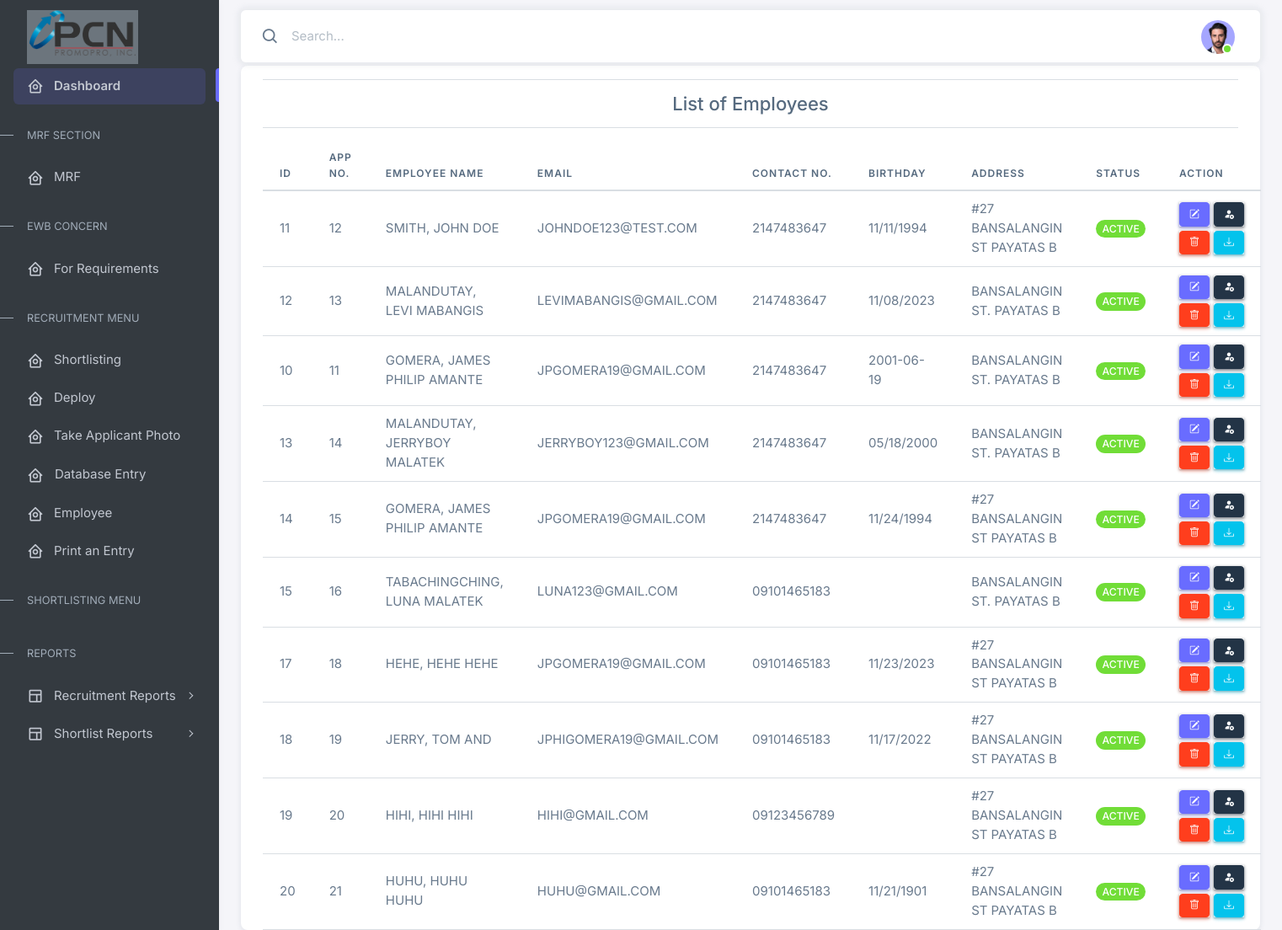
The app's page /recruitment/views/employees.php (signed in), older data.
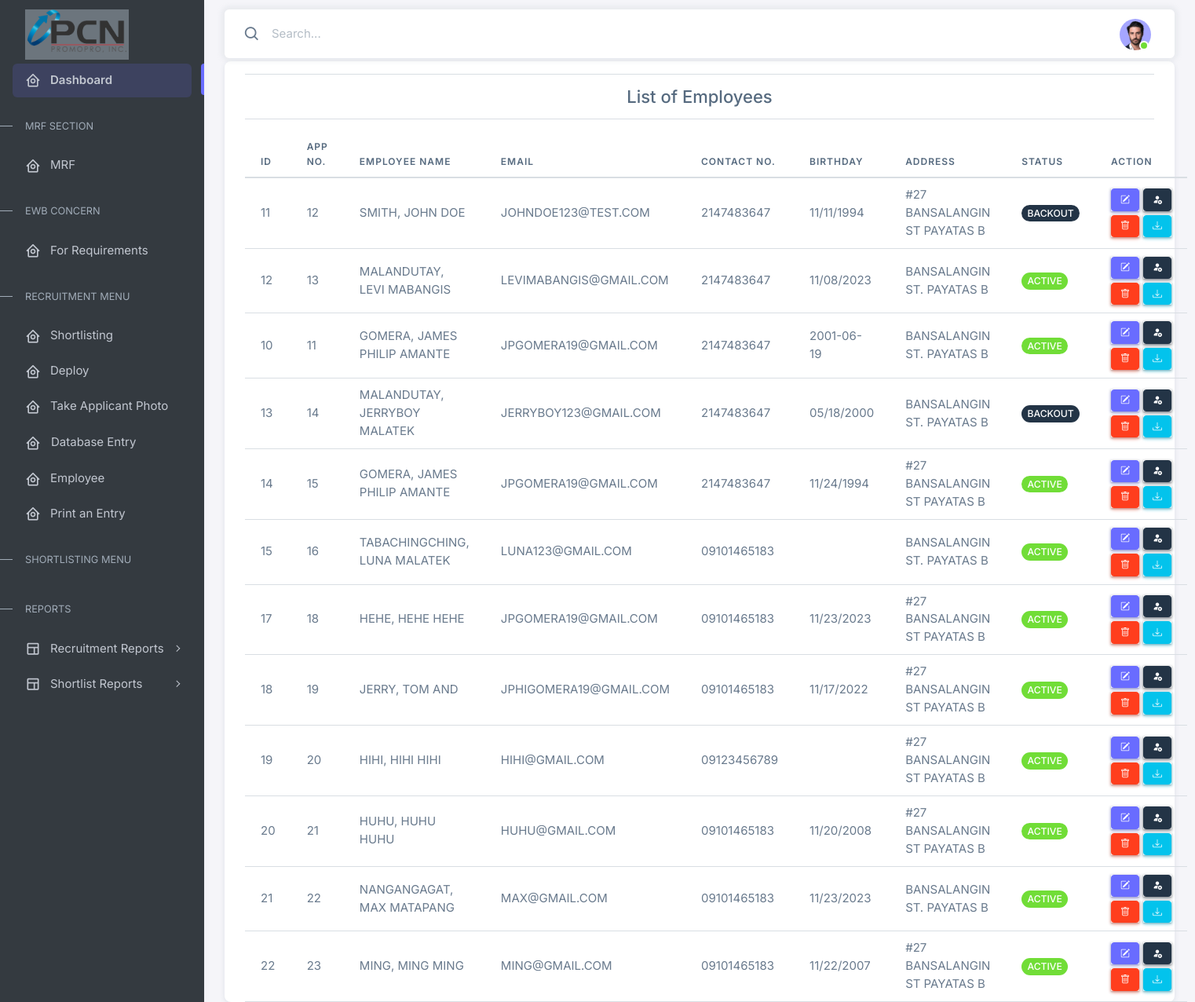
The same page, newer data.
### tables this page shows
CREATE TABLE `employees` (
  `id` int(11) NOT NULL,
  `tracking` varchar(255) NOT NULL,
  `photopath` varchar(255) NOT NULL,
  `dapplied` varchar(255) NOT NULL,
  `app_id` int(11) NOT NULL,
  `appno` varchar(255) NOT NULL,
  `source` varchar(255) NOT NULL,
  `lastnameko` varchar(255) NOT NULL,
  `firstnameko` varchar(255) NOT NULL,
  `mnko` varchar(255) NOT NULL,
  `extnname` varchar(255) NOT NULL,
  `maiden_name` varchar(255) NOT NULL,
  `paddress` varchar(255) NOT NULL,
  `cityn` varchar(255) NOT NULL,
  `regionn` varchar(255) NOT NULL,
  `peraddress` varchar(255) NOT NULL,
  `birthday` varchar(255) NOT NULL,
  `age` varchar(255) NOT NULL,
  `gendern` varchar(255) NOT NULL,
  `civiln` varchar(255) NOT NULL,
  `cpnum` varchar(255) NOT NULL,
  `landline` varchar(255) NOT NULL,
  `emailadd` varchar(255) NOT NULL,
  `despo` varchar(255) NOT NULL,
  `classn` varchar(255) NOT NULL,
  `idenn` varchar(255) NOT NULL,
  `sssnum` varchar(255) NOT NULL,
  `pagibignum` varchar(255) NOT NULL,
  `phnum` varchar(255) NOT NULL,
  `tinnum` varchar(255) NOT NULL,
  `policed` varchar(255) NOT NULL,
  `brgyd` varchar(255) NOT NULL,
  `nbid` varchar(255) NOT NULL,
  `psa` varchar(255) NOT NULL,
  `remarks` varchar(255) NOT NULL,
  `actionpoint` varchar(255) NOT NULL DEFAULT 'ACTIVE',
  `reasonofaction` varchar(255) NOT NULL,
  `dateofaction` varchar(255) NOT NULL,
  `ewbdeploy` varchar(255) NOT NULL,
  `ewbdate` varchar(255) NOT NULL,
  `ewb_status` varchar(255) NOT NULL,
  `ewb_reason` varchar(3000) NOT NULL,
  `recruitment_reason` varchar(3000) NOT NULL,
  `ewb_date_declined` varchar(255) NOT NULL,
  `e_person` varchar(255) NOT NULL,
  `e_address` varchar(255) NOT NULL,
  `e_number` varchar(255) NOT NULL,
  `ter_date` varchar(255) NOT NULL,
  `ter_person` varchar(255) NOT NULL,
  `res_date` text NOT NULL,
  `res_person` varchar(255) NOT NULL,
  `end_con` varchar(255) NOT NULL,
  `ter_reason` varchar(255) NOT NULL,
  `unter_reason` varchar(255) NOT NULL,
  `res_reason` varchar(255) NOT NULL,
  `retrench_date` varchar(255) NOT NULL,
  `retrench_reason` varchar(255) NOT NULL,
  `retrench_personel` varchar(255) NOT NULL,
  `created_by` varchar(255) NOT NULL,
  `ewb_verified_by` varchar(255) NOT NULL,
  `is_deleted` int(11) NOT NULL DEFAULT '0'
);

### recruitment/views/employees.php (the view, shortened to what this page needs)
<?php
include '../../connect.php';
if (isset($_SESSION['username'], $_SESSION['password'])) {
?>
    <!DOCTYPE html>
    <html lang="en">
    <head>
        <?php include '../components/header.php'; ?>
    </head>
    <body>
        <div class="layout-wrapper layout-content-navbar">
            <div class="layout-container">
                <?php include '../components/sidebar.php'; ?>
                <div class="layout-page">
                    <?php include '../components/navbar.php'; ?>
                    <div class="content-wrapper mt-1">
                        <div class="container">
                            <div class="card">
                                <div class="container">
                                    <hr>
                                    <div class="title justify-content-center align-items-center mx-auto text-center">
                                        <h4 class="fs-4">
                                            List of Employees
                                        </h4>
                                    </div>
                                    <hr>
                                    <table id="example" class="table" style="width: 100%;">
                                        <thead>
                                            <tr>
                                                <th>ID</th>
                                                <th>App No. </th>
                                                <th>Employee Name </th>
                                                <th>Email </th>
                                                <th>Contact No.</th>
                                                <th>Birthday </th>
                                                <th>Address </th>
                                                <th>Status </th>
                                                <th>Action </th>
                                            </tr>
                                        </thead>
                                        <tbody>
                                            <?php
                                            $resultx = mysqli_query($link, "SELECT * FROM employees WHERE actionpoint <> 'BLACKLISTED' AND actionpoint <> 'REJECTED' AND actionpoint <> 'CANCELED' AND is_deleted <> '1'");
                                            while ($rowx = mysqli_fetch_assoc($resultx)) { ?>
                                                <tr>
                                                    <td> <?php echo $rowx['id'] ?> </td>
                                                    <td> <?php echo $rowx['appno'] ?> </td>
                                                    <td> <?php echo $rowx['lastnameko'] . ", " . $rowx['firstnameko'] . " " . $rowx['mnko'] ?> </td>
                                                    <td> <?php echo $rowx['emailadd'] ?> </td>
                                                    <td> <?php echo $rowx['cpnum'] ?> </td>
                                                    <td> <?php echo $rowx['birthday'] ?> </td>
                                                    <td> <?php echo $rowx['paddress'] ?> </td>
                                                    <td>
                                                        <?php
                                                            if($rowx['actionpoint'] === "ACTIVE"){
                                                        ?>
                                                        <span class="badge bg-success rounded-pill text-white text-center">
                                                            <?php echo $rowx['actionpoint']; ?>
                                                        </span>
                                                        <?php } else{?>
                                                            <span class="badge bg-dark rounded-pill text-white text-center">
                                                            <?php echo $rowx['actionpoint']; ?>
                                                        </span>
                                                        <?php }?>
                                                    </td>
                                                    <td>
                                                        <div class="contain">
                                                            <div class="columns">
                                                                <a href="update_applicants.php?id=<?php echo $rowx['id'] ?>" name="Editbtn" class="btn btn-sm btn-primary" data-bs-toggle="tooltip" data-bs-placement="top" data-bs-title="Edit Applicant">
                                                                    <i class="bi bi-pencil-square"></i>
                                                                </a>
                                                            </div>
                                                            <div class="columns">
                                                                <button type="button" name="blackbtn" class="btn btn-sm btn-dark blackbtn" data-bs-toggle="tooltip" data-bs-placement="top" data-bs-title="Blacklist">
                                                                    <i class="bi bi-person-fill-x"></i>
                                                                </button>
                                                            </div>
                                                            <div class="columns">
                                                                <button type="button" name="deletebtn" class="btn btn-sm btn-danger deletebtn" data-bs-toggle="tooltip" data-bs-placement="top" data-bs-title="Delete Applicant">
                                                                    <i class="bi bi-trash"></i>
                                                                </button>
                                                            </div>
                                                            <div class="columns">
                                                                <a href="export_applicant.php?id=<?php echo $rowx['id'] ?>" name="downloadinfobtn" class="btn btn-sm btn-info downloadinfobtn" data-bs-toggle="tooltip" data-bs-placement="top" data-bs-title="Download Applicant Information">
                                                                    <i class="bi bi-download"></i>
                                                                </a>
                                                            </div>
                                                        </div>
                                                    </td>
                                                </tr>
                                            <?php }
                                            ?>
                                        </tbody>
                                    </table>
                                </div>
                            </div>
                        </div>
                    </div>
                </div>
            </div>
        </div>
    </body>
    </html>
<?php
} else {
    header("Location: ../../index.php");
    session_destroy();
    exit(0);
}
?>

### recruitment/components/header.php (shortened to what this page needs)
<link rel="stylesheet" href="https://cdn.jsdelivr.net/npm/bootstrap-icons@1.11.1/font/bootstrap-icons.css">
<link rel="stylesheet" href="../assets/vendor/fonts/boxicons.css" />
<link rel="stylesheet" href="https://cdnjs.cloudflare.com/ajax/libs/twitter-bootstrap/5.3.0/css/bootstrap.min.css">
<link rel="stylesheet" href="https://cdn.datatables.net/1.13.6/css/dataTables.bootstrap5.min.css">
<link rel="stylesheet" href="https://cdn.jsdelivr.net/npm/flatpickr/dist/flatpickr.min.css">
<link rel="stylesheet" href="../assets/vendor/css/core.css" class="template-customizer-core-css" />
<link rel="stylesheet" href="../assets/vendor/css/theme-default.css" class="template-customizer-theme-css" />
<link rel="stylesheet" href="../assets/css/demo.css" />
<link rel="stylesheet" href="../assets/vendor/libs/perfect-scrollbar/perfect-scrollbar.css" />
<link rel="stylesheet" href="../assets/vendor/libs/apex-charts/apex-charts.css" />

### recruitment/components/sidebar.php (shortened to what this page needs)
<aside id="layout-menu" class="layout-menu menu-vertical menu bg-menu-theme">
  <div class="app-brand demo">
    <a href="index.html" class="app-brand-link">
      <span class="app-brand-logo demo">
        <img src="../assets/img/elements/pcn.png" alt="" style="background-color: #6c757d !important;" width="5%">
      </span>
    </a>
  </div>
  <ul class="menu-inner py-1">
    <li class="menu-item active">
      <a href="index.php" class="menu-link">
        <i class="menu-icon tf-icons bx bx-home-circle"></i>
        <div data-i18n="Analytics">Dashboard</div>
      </a>
    </li>
    <li class="menu-header small text-uppercase">
      <span class="menu-header-text">MRF SECTION</span>
    </li>
    <li class="menu-item">
      <a href="accept_mrf.php" class="menu-link ">
        <i class="menu-icon tf-icons bx bx-home-circle"></i>
        <div data-i18n="Analytics">MRF
          <span class="notification badge">
          </span>
        </div>
      </a>
    </li>
    <li class="menu-header small text-uppercase">
      <span class="menu-header-text">EWB CONCERN</span>
    </li>
    <li class="menu-item">
      <a href="for_requirements.php" class="menu-link">
        <i class="menu-icon tf-icons bx bx-home-circle"></i>
        <div data-i18n="Analytics">For Requirements</div>
      </a>
    </li>
    <li class="menu-header small text-uppercase">
      <span class="menu-header-text">RECRUITMENT MENU</span>
    </li>
    <li class="menu-item">
      <a href="applicant.php" class="menu-link">
        <i class="menu-icon tf-icons bx bx-home-circle"></i>
        <div data-i18n="Analytics">Shortlisting</div>
      </a>
    </li>
    <li class="menu-item">
      <a href="deploy.php" class="menu-link">
        <i class="menu-icon tf-icons bx bx-home-circle"></i>
        <div data-i18n="Analytics">Deploy</div>
      </a>
    </li>
    <li class="menu-item">
      <a href="take_photo.php" class="menu-link">
        <i class="menu-icon tf-icons bx bx-home-circle"></i>
        <div data-i18n="Analytics">Take Applicant Photo</div>
      </a>
    </li>
    <li class="menu-item">
      <form action="database_entry.php" method="POST" class="menu-link">
        <i class="menu-icon tf-icons bx bx-home-circle"></i>
        <button type="submit" class="btn btn-default" name="database_entry" data-i18n="Analytics" style="color: #C2C7D0 !important; outline: none !important; padding: 0;">Database Entry</button>
      </form>
    </li>
    <li class="menu-item">
      <a href="employees.php" class="menu-link">
        <i class="menu-icon tf-icons bx bx-home-circle"></i>
        <div data-i18n="Analytics">Employee</div>
      </a>
    </li>
    <li class="menu-item">
      <a href="print_entry.php" class="menu-link">
        <i class="menu-icon tf-icons bx bx-home-circle"></i>
        <div data-i18n="Analytics">Print an Entry</div>
      </a>
    </li>
    <li class="menu-header small text-uppercase">
      <span class="menu-header-text">SHORTLISTING MENU</span>
    </li>
    <li class="menu-header small text-uppercase">
      <span class="menu-header-text">REPORTS</span>
    </li>
    <li class="menu-item">
      <a href="javascript:void(0);" class="menu-link menu-toggle">
        <i class="menu-icon tf-icons bx bx-layout"></i>
        <div data-i18n="Layouts">Recruitment Reports</div>
      </a>
    </li>
    <li class="menu-item">
      <a href="javascript:void(0);" class="menu-link menu-toggle">
        <i class="menu-icon tf-icons bx bx-layout"></i>
        <div data-i18n="Layouts">Shortlist Reports</div>
      </a>
    </li>
  </ul>
</aside>

### recruitment/components/navbar.php (shortened to what this page needs)
<nav class="layout-navbar container-xxl navbar navbar-expand-xl navbar-detached align-items-center bg-navbar-theme" id="layout-navbar">
  <div class="navbar-nav-right d-flex align-items-center" id="navbar-collapse">
    <div class="navbar-nav align-items-center">
      <div class="nav-item d-flex align-items-center">
        <i class="bx bx-search fs-4 lh-0"></i>
        <input type="text" class="form-control border-0 shadow-none" placeholder="Search..." aria-label="Search..." />
      </div>
    </div>
    <ul class="navbar-nav flex-row align-items-center ms-auto">
      <li class="nav-item navbar-dropdown dropdown-user dropdown">
        <a class="nav-link dropdown-toggle hide-arrow" href="javascript:void(0);" data-bs-toggle="dropdown">
          <div class="avatar avatar-online">
            <img src="../assets/img/avatars/1.png" alt class="w-px-40 h-auto rounded-circle" />
          </div>
        </a>
      </li>
    </ul>
  </div>
</nav>

### recruitment/assets/css/demo.css (style rules this page uses)
.menu .app-brand.demo { height: 64px; margin-top: 12px; }

### recruitment/views/employees.php (style rules this page uses)
.contain { display: grid; grid-template-columns: 0fr 0fr; grid-template-rows: 0fr 0fr; gap: 5px; margin: 0 auto; }
.columns { box-shadow: rgba(60, 64, 67, 0.3) 0px 1px 2px 0px, rgba(60, 64, 67, 0.15) 0px 1px 3px 1px; }

### recruitment/components/sidebar.php (style rules this page uses)
.notification { color: black; text-decoration: none; position: relative; display: inline-block; border-radius: 2px; }

Row changes from the older to the newer data that the page shows:
changed employees "SMITH": actionpoint "ACTIVE" → "BACKOUT"
changed employees "JERRYBOY": actionpoint "ACTIVE" → "BACKOUT"
changed employees "HUHU": birthday "11/21/1901" → "11/20/2008"
added employees: id "21", appno "22", lastnameko "NANGANGAGAT", firstnameko "MAX", mnko "MATAPANG", emailadd "MAX@GMAIL.COM", cpnum "09101465183", birthday "11/23/2023", paddress "BANSALANGIN ST. PAYATAS B", actionpoint "ACTIVE"
added employees: id "22", appno "23", lastnameko "MING", firstnameko "MING", mnko "MING", emailadd "MING@GMAIL.COM", cpnum "09101465183", birthday "11/22/2007", paddress "#27 BANSALANGIN ST PAYATAS B", actionpoint "ACTIVE"
